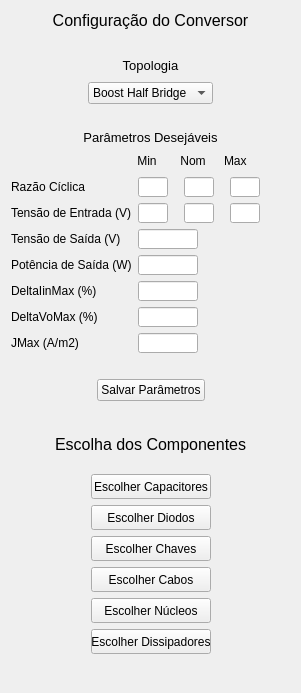
   <widget class="QWidget" name="layoutWidget">
    <property name="geometry">
     <rect>
      <x>20</x>
      <y>10</y>
      <width>301</width>
      <height>693</height>
     </rect>
    </property>
    <layout class="QVBoxLayout" name="verticalLayout">
     <item>
      <widget class="QLabel" name="label_ConfiguracoesDoOtimizador_2">
       <property name="text">
        <string>&lt;html&gt;&lt;head/&gt;&lt;body&gt;&lt;p&gt;&lt;span style=&quot; font-size:12pt;&quot;&gt;Configuração do Conversor&lt;/span&gt;&lt;/p&gt;&lt;/body&gt;&lt;/html&gt;</string>
       </property>
       <property name="alignment">
        <set>Qt::AlignCenter</set>
       </property>
      </widget>
     </item>
     <item>
      <spacer name="verticalSpacer_3">
       <property name="orientation">
        <enum>Qt::Vertical</enum>
       </property>
       <property name="sizeType">
        <enum>QSizePolicy::Fixed</enum>
       </property>
       <property name="sizeHint" stdset="0">
        <size>
         <width>20</width>
         <height>20</height>
        </size>
       </property>
      </spacer>
     </item>
     <item>
      <layout class="QVBoxLayout" name="verticalLayout_2">
       <item>
        <layout class="QHBoxLayout" name="horizontalLayout_10">
         <item>
          <spacer name="horizontalSpacer_11">
           <property name="orientation">
            <enum>Qt::Horizontal</enum>
           </property>
           <property name="sizeHint" stdset="0">
            <size>
             <width>40</width>
             <height>20</height>
            </size>
           </property>
          </spacer>
         </item>
         <item>
          <widget class="QLabel" name="label_Topologia">
           <property name="text">
            <string>&lt;html&gt;&lt;head/&gt;&lt;body&gt;&lt;p align=&quot;center&quot;&gt;&lt;span style=&quot; font-size:10pt;&quot;&gt;Topologia&lt;/span&gt;&lt;/p&gt;&lt;/body&gt;&lt;/html&gt;</string>
           </property>
          </widget>
         </item>
         <item>
          <spacer name="horizontalSpacer_12">
           <property name="orientation">
            <enum>Qt::Horizontal</enum>
           </property>
           <property name="sizeHint" stdset="0">
            <size>
             <width>40</width>
             <height>20</height>
            </size>
           </property>
          </spacer>
         </item>
        </layout>
       </item>
       <item>
        <layout class="QHBoxLayout" name="horizontalLayout_11">
         <item>
          <spacer name="horizontalSpacer_9">
           <property name="orientation">
            <enum>Qt::Horizontal</enum>
           </property>
           <property name="sizeHint" stdset="0">
            <size>
             <width>40</width>
             <height>20</height>
            </size>
           </property>
          </spacer>
         </item>
         <item>
          <widget class="QComboBox" name="comboBox">
           <item>
            <property name="text">
             <string>Boost Half Bridge</string>
            </property>
           </item>
          </widget>
         </item>
         <item>
          <spacer name="horizontalSpacer_10">
           <property name="orientation">
            <enum>Qt::Horizontal</enum>
           </property>
           <property name="sizeHint" stdset="0">
            <size>
             <width>40</width>
             <height>20</height>
            </size>
           </property>
          </spacer>
         </item>
        </layout>
       </item>
      </layout>
     </item>
     <item>
      <spacer name="verticalSpacer">
       <property name="orientation">
        <enum>Qt::Vertical</enum>
       </property>
       <property name="sizeType">
        <enum>QSizePolicy::Fixed</enum>
       </property>
       <property name="sizeHint" stdset="0">
        <size>
         <width>20</width>
         <height>20</height>
        </size>
       </property>
      </spacer>
     </item>
     <item>
      <widget class="QLabel" name="label_ConfiguracoesDoOtimizador_3">
       <property name="text">
        <string>&lt;html&gt;&lt;head/&gt;&lt;body&gt;&lt;p align=&quot;center&quot;&gt;&lt;span style=&quot; font-size:10pt;&quot;&gt;Parâmetros Desejáveis&lt;/span&gt;&lt;/p&gt;&lt;/body&gt;&lt;/html&gt;</string>
       </property>
       <property name="alignment">
        <set>Qt::AlignCenter</set>
       </property>
      </widget>
     </item>
     <item>
      <layout class="QHBoxLayout" name="horizontalLayout_8">
       <item>
        <spacer name="horizontalSpacer_6">
         <property name="orientation">
          <enum>Qt::Horizontal</enum>
         </property>
         <property name="sizeType">
          <enum>QSizePolicy::Fixed</enum>
         </property>
         <property name="sizeHint" stdset="0">
          <size>
           <width>121</width>
           <height>10</height>
          </size>
         </property>
        </spacer>
       </item>
       <item>
        <widget class="QLabel" name="label">
         <property name="minimumSize">
          <size>
           <width>30</width>
           <height>10</height>
          </size>
         </property>
         <property name="maximumSize">
          <size>
           <width>16777215</width>
           <height>20</height>
          </size>
         </property>
         <property name="contextMenuPolicy">
          <enum>Qt::NoContextMenu</enum>
         </property>
         <property name="acceptDrops">
          <bool>false</bool>
         </property>
         <property name="text">
          <string>Min</string>
         </property>
         <property name="alignment">
          <set>Qt::AlignCenter</set>
         </property>
        </widget>
       </item>
       <item>
        <spacer name="horizontalSpacer_20">
         <property name="orientation">
          <enum>Qt::Horizontal</enum>
         </property>
         <property name="sizeType">
          <enum>QSizePolicy::Fixed</enum>
         </property>
         <property name="sizeHint" stdset="0">
          <size>
           <width>10</width>
           <height>20</height>
          </size>
         </property>
        </spacer>
       </item>
       <item>
        <widget class="QLabel" name="label_2">
         <property name="minimumSize">
          <size>
           <width>30</width>
           <height>10</height>
          </size>
         </property>
         <property name="maximumSize">
          <size>
           <width>30</width>
           <height>20</height>
          </size>
         </property>
         <property name="text">
          <string>Nom</string>
         </property>
         <property name="alignment">
          <set>Qt::AlignCenter</set>
         </property>
        </widget>
       </item>
       <item>
        <spacer name="horizontalSpacer_21">
         <property name="orientation">
          <enum>Qt::Horizontal</enum>
         </property>
         <property name="sizeType">
          <enum>QSizePolicy::Fixed</enum>
         </property>
         <property name="sizeHint" stdset="0">
          <size>
           <width>10</width>
           <height>20</height>
          </size>
         </property>
        </spacer>
       </item>
       <item>
        <widget class="QLabel" name="label_3">
         <property name="minimumSize">
          <size>
           <width>30</width>
           <height>10</height>
          </size>
         </property>
         <property name="maximumSize">
          <size>
           <width>30</width>
           <height>20</height>
          </size>
         </property>
         <property name="text">
          <string>Max</string>
         </property>
         <property name="alignment">
          <set>Qt::AlignLeading|Qt::AlignLeft|Qt::AlignVCenter</set>
         </property>
        </widget>
       </item>
       <item>
        <spacer name="horizontalSpacer_15">
         <property name="orientation">
          <enum>Qt::Horizontal</enum>
         </property>
         <property name="sizeHint" stdset="0">
          <size>
           <width>20</width>
           <height>20</height>
          </size>
         </property>
        </spacer>
       </item>
      </layout>
     </item>
     <item>
      <layout class="QHBoxLayout" name="horizontalLayout_2">
       <item>
        <widget class="QLabel" name="label_Vin_2">
         <property name="sizePolicy">
          <sizepolicy hsizetype="Fixed" vsizetype="Fixed">
           <horstretch>0</horstretch>
           <verstretch>0</verstretch>
          </sizepolicy>
         </property>
         <property name="minimumSize">
          <size>
           <width>121</width>
           <height>20</height>
          </size>
         </property>
         <property name="maximumSize">
          <size>
           <width>121</width>
           <height>20</height>
          </size>
         </property>
         <property name="text">
          <string>Razão Cíclica</string>
         </property>
        </widget>
       </item>
       <item>
        <widget class="QLineEdit" name="input_Dmin">
         <property name="minimumSize">
          <size>
           <width>30</width>
           <height>20</height>
          </size>
         </property>
         <property name="maximumSize">
          <size>
           <width>30</width>
           <height>20</height>
          </size>
         </property>
        </widget>
       </item>
       <item>
        <spacer name="horizontalSpacer_16">
         <property name="orientation">
          <enum>Qt::Horizontal</enum>
         </property>
         <property name="sizeType">
          <enum>QSizePolicy::Fixed</enum>
         </property>
         <property name="sizeHint" stdset="0">
          <size>
           <width>10</width>
           <height>20</height>
          </size>
         </property>
        </spacer>
       </item>
       <item>
        <widget class="QLineEdit" name="input_D">
         <property name="minimumSize">
          <size>
           <width>30</width>
           <height>20</height>
          </size>
         </property>
         <property name="maximumSize">
          <size>
           <width>30</width>
           <height>20</height>
          </size>
         </property>
        </widget>
       </item>
       <item>
        <spacer name="horizontalSpacer_17">
         <property name="orientation">
          <enum>Qt::Horizontal</enum>
         </property>
         <property name="sizeType">
          <enum>QSizePolicy::Fixed</enum>
         </property>
         <property name="sizeHint" stdset="0">
          <size>
           <width>10</width>
           <height>20</height>
          </size>
         </property>
        </spacer>
       </item>
       <item>
        <widget class="QLineEdit" name="input_Dmax">
         <property name="minimumSize">
          <size>
           <width>30</width>
           <height>20</height>
          </size>
         </property>
         <property name="maximumSize">
          <size>
           <width>30</width>
           <height>20</height>
          </size>
         </property>
        </widget>
       </item>
       <item>
        <spacer name="horizontalSpacer_14">
         <property name="orientation">
          <enum>Qt::Horizontal</enum>
         </property>
         <property name="sizeHint" stdset="0">
          <size>
           <width>40</width>
           <height>20</height>
          </size>
         </property>
        </spacer>
       </item>
      </layout>
     </item>
     <item>
      <layout class="QHBoxLayout" name="horizontalLayout">
       <item>
        <widget class="QLabel" name="label_Vin">
         <property name="sizePolicy">
          <sizepolicy hsizetype="Fixed" vsizetype="Fixed">
           <horstretch>0</horstretch>
           <verstretch>0</verstretch>
          </sizepolicy>
         </property>
         <property name="minimumSize">
          <size>
           <width>121</width>
           <height>20</height>
          </size>
         </property>
         <property name="maximumSize">
          <size>
           <width>121</width>
           <height>20</height>
          </size>
         </property>
         <property name="text">
          <string>Tensão de Entrada (V)</string>
         </property>
        </widget>
       </item>
       <item>
        <widget class="QLineEdit" name="input_VinMin">
         <property name="minimumSize">
          <size>
           <width>30</width>
           <height>20</height>
          </size>
         </property>
         <property name="maximumSize">
          <size>
           <width>30</width>
           <height>20</height>
          </size>
         </property>
        </widget>
       </item>
       <item>
        <spacer name="horizontalSpacer_18">
         <property name="orientation">
          <enum>Qt::Horizontal</enum>
         </property>
         <property name="sizeType">
          <enum>QSizePolicy::Fixed</enum>
         </property>
         <property name="sizeHint" stdset="0">
          <size>
           <width>10</width>
           <height>20</height>
          </size>
         </property>
        </spacer>
       </item>
       <item>
        <widget class="QLineEdit" name="input_Vin">
         <property name="minimumSize">
          <size>
           <width>30</width>
           <height>20</height>
          </size>
         </property>
         <property name="maximumSize">
          <size>
           <width>30</width>
           <height>20</height>
          </size>
         </property>
        </widget>
       </item>
       <item>
        <spacer name="horizontalSpacer_19">
         <property name="orientation">
          <enum>Qt::Horizontal</enum>
         </property>
         <property name="sizeType">
          <enum>QSizePolicy::Fixed</enum>
         </property>
         <property name="sizeHint" stdset="0">
          <size>
           <width>10</width>
           <height>20</height>
          </size>
         </property>
        </spacer>
       </item>
       <item>
        <widget class="QLineEdit" name="input_VinMax">
         <property name="minimumSize">
          <size>
           <width>30</width>
           <height>20</height>
          </size>
         </property>
         <property name="maximumSize">
          <size>
           <width>30</width>
           <height>20</height>
          </size>
         </property>
        </widget>
       </item>
       <item>
        <spacer name="horizontalSpacer_13">
         <property name="orientation">
          <enum>Qt::Horizontal</enum>
         </property>
         <property name="sizeHint" stdset="0">
          <size>
           <width>40</width>
           <height>20</height>
          </size>
         </property>
        </spacer>
       </item>
      </layout>
     </item>
     <item>
      <layout class="QHBoxLayout" name="horizontalLayout_3">
       <item>
        <widget class="QLabel" name="label_Vo">
         <property name="sizePolicy">
          <sizepolicy hsizetype="Fixed" vsizetype="Fixed">
           <horstretch>0</horstretch>
           <verstretch>0</verstretch>
          </sizepolicy>
         </property>
         <property name="minimumSize">
          <size>
           <width>121</width>
           <height>20</height>
          </size>
         </property>
         <property name="maximumSize">
          <size>
           <width>121</width>
           <height>20</height>
          </size>
         </property>
         <property name="text">
          <string>Tensão de Saída (V)</string>
         </property>
        </widget>
       </item>
       <item>
        <widget class="QLineEdit" name="input_Vo">
         <property name="maximumSize">
          <size>
           <width>60</width>
           <height>20</height>
          </size>
         </property>
        </widget>
       </item>
       <item>
        <spacer name="horizontalSpacer">
         <property name="orientation">
          <enum>Qt::Horizontal</enum>
         </property>
         <property name="sizeHint" stdset="0">
          <size>
           <width>40</width>
           <height>20</height>
          </size>
         </property>
        </spacer>
       </item>
      </layout>
     </item>
     <item>
      <layout class="QHBoxLayout" name="horizontalLayout_4">
       <item>
        <widget class="QLabel" name="label_Vo_2">
         <property name="sizePolicy">
          <sizepolicy hsizetype="Fixed" vsizetype="Fixed">
           <horstretch>0</horstretch>
           <verstretch>0</verstretch>
          </sizepolicy>
         </property>
         <property name="minimumSize">
          <size>
           <width>121</width>
           <height>20</height>
          </size>
         </property>
         <property name="maximumSize">
          <size>
           <width>121</width>
           <height>20</height>
          </size>
         </property>
         <property name="text">
          <string>Potência de Saída (W)</string>
         </property>
        </widget>
       </item>
       <item>
        <widget class="QLineEdit" name="input_Po">
         <property name="maximumSize">
          <size>
           <width>60</width>
           <height>20</height>
          </size>
         </property>
        </widget>
       </item>
       <item>
        <spacer name="horizontalSpacer_2">
         <property name="orientation">
          <enum>Qt::Horizontal</enum>
         </property>
         <property name="sizeHint" stdset="0">
          <size>
           <width>40</width>
           <height>20</height>
          </size>
         </property>
        </spacer>
       </item>
      </layout>
     </item>
     <item>
      <layout class="QHBoxLayout" name="horizontalLayout_5">
       <item>
        <widget class="QLabel" name="label_DeltaIin">
         <property name="sizePolicy">
          <sizepolicy hsizetype="Fixed" vsizetype="Fixed">
           <horstretch>0</horstretch>
           <verstretch>0</verstretch>
          </sizepolicy>
         </property>
         <property name="minimumSize">
          <size>
           <width>121</width>
           <height>20</height>
          </size>
         </property>
         <property name="maximumSize">
          <size>
           <width>121</width>
           <height>20</height>
          </size>
         </property>
         <property name="text">
          <string>DeltaIinMax (%)</string>
         </property>
        </widget>
       </item>
       <item>
        <widget class="QLineEdit" name="input_DeltaIin">
         <property name="maximumSize">
          <size>
           <width>60</width>
           <height>20</height>
          </size>
         </property>
        </widget>
       </item>
       <item>
        <spacer name="horizontalSpacer_3">
         <property name="orientation">
          <enum>Qt::Horizontal</enum>
         </property>
         <property name="sizeHint" stdset="0">
          <size>
           <width>40</width>
           <height>20</height>
          </size>
         </property>
        </spacer>
       </item>
      </layout>
     </item>
     <item>
      <layout class="QHBoxLayout" name="horizontalLayout_6">
       <item>
        <widget class="QLabel" name="label_DeltaVo">
         <property name="sizePolicy">
          <sizepolicy hsizetype="Fixed" vsizetype="Fixed">
           <horstretch>0</horstretch>
           <verstretch>0</verstretch>
          </sizepolicy>
         </property>
         <property name="minimumSize">
          <size>
           <width>121</width>
           <height>20</height>
          </size>
         </property>
         <property name="maximumSize">
          <size>
           <width>121</width>
           <height>20</height>
          </size>
         </property>
         <property name="text">
          <string>DeltaVoMax (%)</string>
         </property>
        </widget>
       </item>
       <item>
        <widget class="QLineEdit" name="input_DeltaVo">
         <property name="maximumSize">
          <size>
           <width>60</width>
           <height>20</height>
          </size>
         </property>
        </widget>
       </item>
       <item>
        <spacer name="horizontalSpacer_4">
         <property name="orientation">
          <enum>Qt::Horizontal</enum>
         </property>
         <property name="sizeHint" stdset="0">
          <size>
           <width>40</width>
           <height>20</height>
          </size>
         </property>
        </spacer>
       </item>
      </layout>
     </item>
     <item>
      <layout class="QHBoxLayout" name="horizontalLayout_7">
       <item>
        <widget class="QLabel" name="label_JMax">
         <property name="sizePolicy">
          <sizepolicy hsizetype="Fixed" vsizetype="Fixed">
           <horstretch>0</horstretch>
           <verstretch>0</verstretch>
          </sizepolicy>
         </property>
         <property name="minimumSize">
          <size>
           <width>121</width>
           <height>20</height>
          </size>
         </property>
         <property name="maximumSize">
          <size>
           <width>121</width>
           <height>20</height>
          </size>
         </property>
         <property name="text">
          <string>JMax (A/m2)</string>
         </property>
        </widget>
       </item>
       <item>
        <widget class="QLineEdit" name="input_JMax">
         <property name="maximumSize">
          <size>
           <width>60</width>
           <height>20</height>
          </size>
         </property>
        </widget>
       </item>
       <item>
        <spacer name="horizontalSpacer_5">
         <property name="orientation">
          <enum>Qt::Horizontal</enum>
         </property>
         <property name="sizeHint" stdset="0">
          <size>
           <width>40</width>
           <height>20</height>
          </size>
         </property>
        </spacer>
       </item>
      </layout>
     </item>
     <item>
      <spacer name="verticalSpacer_2">
       <property name="orientation">
        <enum>Qt::Vertical</enum>
       </property>
       <property name="sizeType">
        <enum>QSizePolicy::Fixed</enum>
       </property>
       <property name="sizeHint" stdset="0">
        <size>
         <width>20</width>
         <height>20</height>
        </size>
       </property>
      </spacer>
     </item>
     <item>
      <layout class="QHBoxLayout" name="horizontalLayout_9">
       <item>
        <spacer name="horizontalSpacer_7">
         <property name="orientation">
          <enum>Qt::Horizontal</enum>
         </property>
         <property name="sizeHint" stdset="0">
          <size>
           <width>40</width>
           <height>20</height>
          </size>
         </property>
        </spacer>
       </item>
       <item>
        <widget class="QPushButton" name="pushButtonCreateConverter">
         <property name="text">
          <string>Salvar Parâmetros</string>
         </property>
        </widget>
       </item>
       <item>
        <spacer name="horizontalSpacer_8">
         <property name="orientation">
          <enum>Qt::Horizontal</enum>
         </property>
         <property name="sizeHint" stdset="0">
          <size>
           <width>40</width>
           <height>20</height>
          </size>
         </property>
        </spacer>
       </item>
      </layout>
     </item>
     <item>
      <spacer name="verticalSpacer_6">
       <property name="orientation">
        <enum>Qt::Vertical</enum>
       </property>
       <property name="sizeHint" stdset="0">
        <size>
         <width>20</width>
         <height>40</height>
        </size>
       </property>
      </spacer>
     </item>
     <item>
      <layout class="QVBoxLayout" name="verticalLayout_3">
       <item>
        <layout class="QHBoxLayout" name="horizontalLayout_12">
         <item>
          <spacer name="horizontalSpacer_25">
           <property name="orientation">
            <enum>Qt::Horizontal</enum>
           </property>
           <property name="sizeHint" stdset="0">
            <size>
             <width>40</width>
             <height>20</height>
            </size>
           </property>
          </spacer>
         </item>
         <item>
          <widget class="QLabel" name="label_ConfiguracoesDoOtimizador">
           <property name="text">
            <string>&lt;html&gt;&lt;head/&gt;&lt;body&gt;&lt;p&gt;&lt;span style=&quot; font-size:12pt;&quot;&gt;Escolha dos Componentes&lt;/span&gt;&lt;/p&gt;&lt;/body&gt;&lt;/html&gt;</string>
           </property>
          </widget>
         </item>
         <item>
          <spacer name="horizontalSpacer_26">
           <property name="orientation">
            <enum>Qt::Horizontal</enum>
           </property>
           <property name="sizeHint" stdset="0">
            <size>
             <width>40</width>
             <height>20</height>
            </size>
           </property>
          </spacer>
         </item>
        </layout>
       </item>
       <item>
        <spacer name="verticalSpacer_4">
         <property name="orientation">
          <enum>Qt::Vertical</enum>
         </property>
         <property name="sizeType">
          <enum>QSizePolicy::Fixed</enum>
         </property>
         <property name="sizeHint" stdset="0">
          <size>
           <width>20</width>
           <height>13</height>
          </size>
         </property>
        </spacer>
       </item>
       <item>
        <layout class="QHBoxLayout" name="horizontalLayout_13">
         <item>
          <spacer name="horizontalSpacer_22">
           <property name="orientation">
            <enum>Qt::Horizontal</enum>
           </property>
           <property name="sizeHint" stdset="0">
            <size>
             <width>40</width>
             <height>20</height>
            </size>
           </property>
          </spacer>
         </item>
         <item>
          <widget class="QPushButton" name="pushButtonCapSel">
           <property name="sizePolicy">
            <sizepolicy hsizetype="Fixed" vsizetype="Fixed">
             <horstretch>0</horstretch>
             <verstretch>0</verstretch>
            </sizepolicy>
           </property>
           <property name="minimumSize">
            <size>
             <width>120</width>
             <height>25</height>
            </size>
           </property>
           <property name="maximumSize">
            <size>
             <width>120</width>
             <height>25</height>
            </size>
           </property>
           <property name="text">
            <string>Escolher Capacitores</string>
           </property>
          </widget>
         </item>
         <item>
          <spacer name="horizontalSpacer_23">
           <property name="orientation">
            <enum>Qt::Horizontal</enum>
           </property>
           <property name="sizeHint" stdset="0">
            <size>
             <width>40</width>
             <height>20</height>
            </size>
           </property>
          </spacer>
         </item>
        </layout>
       </item>
       <item>
        <layout class="QHBoxLayout" name="horizontalLayout_14">
         <item>
          <spacer name="horizontalSpacer_24">
           <property name="orientation">
            <enum>Qt::Horizontal</enum>
           </property>
           <property name="sizeHint" stdset="0">
            <size>
             <width>40</width>
             <height>20</height>
            </size>
           </property>
          </spacer>
         </item>
         <item>
          <widget class="QPushButton" name="pushButtonDiodeSel">
           <property name="sizePolicy">
            <sizepolicy hsizetype="Fixed" vsizetype="Fixed">
             <horstretch>0</horstretch>
             <verstretch>0</verstretch>
            </sizepolicy>
           </property>
           <property name="minimumSize">
            <size>
             <width>120</width>
             <height>25</height>
            </size>
           </property>
           <property name="maximumSize">
            <size>
             <width>120</width>
             <height>25</height>
            </size>
           </property>
           <property name="text">
            <string>Escolher Diodos</string>
           </property>
          </widget>
         </item>
         <item>
          <spacer name="horizontalSpacer_27">
           <property name="orientation">
            <enum>Qt::Horizontal</enum>
           </property>
           <property name="sizeHint" stdset="0">
            <size>
             <width>40</width>
             <height>20</height>
            </size>
           </property>
          </spacer>
         </item>
        </layout>
       </item>
       <item>
        <layout class="QHBoxLayout" name="horizontalLayout_15">
         <item>
          <spacer name="horizontalSpacer_28">
           <property name="orientation">
            <enum>Qt::Horizontal</enum>
           </property>
           <property name="sizeHint" stdset="0">
            <size>
             <width>40</width>
             <height>20</height>
            </size>
           </property>
          </spacer>
         </item>
         <item>
          <widget class="QPushButton" name="pushButtonSwitchSel">
           <property name="sizePolicy">
            <sizepolicy hsizetype="Fixed" vsizetype="Fixed">
             <horstretch>0</horstretch>
             <verstretch>0</verstretch>
            </sizepolicy>
           </property>
           <property name="minimumSize">
            <size>
             <width>120</width>
             <height>25</height>
            </size>
           </property>
           <property name="maximumSize">
            <size>
             <width>120</width>
             <height>25</height>
            </size>
           </property>
           <property name="text">
            <string>Escolher Chaves</string>
           </property>
          </widget>
         </item>
         <item>
          <spacer name="horizontalSpacer_29">
           <property name="orientation">
            <enum>Qt::Horizontal</enum>
           </property>
           <property name="sizeHint" stdset="0">
            <size>
             <width>40</width>
             <height>20</height>
            </size>
           </property>
          </spacer>
         </item>
        </layout>
       </item>
       <item>
        <layout class="QHBoxLayout" name="horizontalLayout_16">
         <item>
          <spacer name="horizontalSpacer_30">
           <property name="orientation">
            <enum>Qt::Horizontal</enum>
           </property>
           <property name="sizeHint" stdset="0">
            <size>
             <width>40</width>
             <height>20</height>
            </size>
           </property>
          </spacer>
         </item>
         <item>
          <widget class="QPushButton" name="pushButtonCableSel">
           <property name="sizePolicy">
            <sizepolicy hsizetype="Fixed" vsizetype="Fixed">
             <horstretch>0</horstretch>
             <verstretch>0</verstretch>
            </sizepolicy>
           </property>
           <property name="minimumSize">
            <size>
             <width>120</width>
             <height>25</height>
            </size>
           </property>
           <property name="maximumSize">
            <size>
             <width>120</width>
             <height>25</height>
            </size>
           </property>
           <property name="text">
            <string>Escolher Cabos</string>
           </property>
          </widget>
         </item>
         <item>
          <spacer name="horizontalSpacer_31">
           <property name="orientation">
            <enum>Qt::Horizontal</enum>
           </property>
           <property name="sizeHint" stdset="0">
            <size>
             <width>40</width>
             <height>20</height>
            </size>
           </property>
          </spacer>
         </item>
        </layout>
       </item>
       <item>
        <layout class="QHBoxLayout" name="horizontalLayout_17">
         <item>
          <spacer name="horizontalSpacer_32">
           <property name="orientation">
            <enum>Qt::Horizontal</enum>
           </property>
           <property name="sizeHint" stdset="0">
            <size>
             <width>40</width>
             <height>20</height>
            </size>
           </property>
          </spacer>
         </item>
         <item>
          <widget class="QPushButton" name="pushButtonCoreSel">
           <property name="sizePolicy">
            <sizepolicy hsizetype="Fixed" vsizetype="Fixed">
             <horstretch>0</horstretch>
             <verstretch>0</verstretch>
            </sizepolicy>
           </property>
           <property name="minimumSize">
            <size>
             <width>120</width>
             <height>25</height>
            </size>
           </property>
           <property name="maximumSize">
            <size>
             <width>120</width>
             <height>25</height>
            </size>
           </property>
           <property name="text">
            <string>Escolher Núcleos</string>
           </property>
          </widget>
         </item>
         <item>
          <spacer name="horizontalSpacer_33">
           <property name="orientation">
            <enum>Qt::Horizontal</enum>
           </property>
           <property name="sizeHint" stdset="0">
            <size>
             <width>40</width>
             <height>20</height>
            </size>
           </property>
          </spacer>
         </item>
        </layout>
       </item>
       <item>
        <layout class="QHBoxLayout" name="horizontalLayout_18">
         <item>
          <spacer name="horizontalSpacer_34">
           <property name="orientation">
            <enum>Qt::Horizontal</enum>
           </property>
           <property name="sizeHint" stdset="0">
            <size>
             <width>40</width>
             <height>20</height>
            </size>
           </property>
          </spacer>
         </item>
         <item>
          <widget class="QPushButton" name="pushButtonDissSel">
           <property name="sizePolicy">
            <sizepolicy hsizetype="Fixed" vsizetype="Fixed">
             <horstretch>0</horstretch>
             <verstretch>0</verstretch>
            </sizepolicy>
           </property>
           <property name="minimumSize">
            <size>
             <width>120</width>
             <height>25</height>
            </size>
           </property>
           <property name="maximumSize">
            <size>
             <width>120</width>
             <height>25</height>
            </size>
           </property>
           <property name="text">
            <string>Escolher Dissipadores</string>
           </property>
          </widget>
         </item>
         <item>
          <spacer name="horizontalSpacer_35">
           <property name="orientation">
            <enum>Qt::Horizontal</enum>
           </property>
           <property name="sizeHint" stdset="0">
            <size>
             <width>40</width>
             <height>20</height>
            </size>
           </property>
          </spacer>
         </item>
        </layout>
       </item>
       <item>
        <spacer name="verticalSpacer_5">
         <property name="orientation">
          <enum>Qt::Vertical</enum>
         </property>
         <property name="sizeHint" stdset="0">
          <size>
           <width>20</width>
           <height>40</height>
          </size>
         </property>
        </spacer>
       </item>
      </layout>
     </item>
    </layout>
   </widget>
